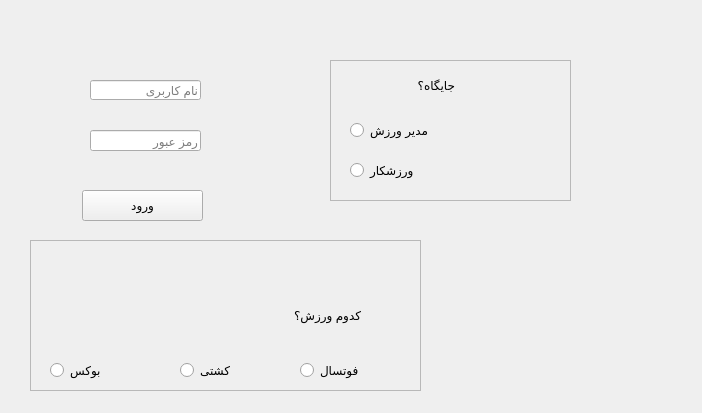
<?xml version="1.0" encoding="UTF-8"?>
<ui version="4.0">
 <class>login</class>
 <widget class="QWidget" name="login">
  <property name="geometry">
   <rect>
    <x>0</x>
    <y>0</y>
    <width>702</width>
    <height>413</height>
   </rect>
  </property>
  <property name="windowTitle">
   <string>Form</string>
  </property>
  <widget class="QLineEdit" name="lineEdit">
   <property name="geometry">
    <rect>
     <x>90</x>
     <y>80</y>
     <width>111</width>
     <height>20</height>
    </rect>
   </property>
   <property name="sizePolicy">
    <sizepolicy hsizetype="Preferred" vsizetype="Preferred">
     <horstretch>0</horstretch>
     <verstretch>0</verstretch>
    </sizepolicy>
   </property>
   <property name="focusPolicy">
    <enum>Qt::NoFocus</enum>
   </property>
   <property name="text">
    <string/>
   </property>
   <property name="placeholderText">
    <string>نام کاربری</string>
   </property>
  </widget>
  <widget class="QLineEdit" name="lineEdit_2">
   <property name="geometry">
    <rect>
     <x>90</x>
     <y>130</y>
     <width>111</width>
     <height>21</height>
    </rect>
   </property>
   <property name="sizePolicy">
    <sizepolicy hsizetype="Preferred" vsizetype="Preferred">
     <horstretch>0</horstretch>
     <verstretch>0</verstretch>
    </sizepolicy>
   </property>
   <property name="echoMode">
    <enum>QLineEdit::Password</enum>
   </property>
   <property name="placeholderText">
    <string>رمز عبور</string>
   </property>
  </widget>
  <widget class="QFrame" name="varzesh">
   <property name="geometry">
    <rect>
     <x>30</x>
     <y>240</y>
     <width>391</width>
     <height>151</height>
    </rect>
   </property>
   <property name="sizePolicy">
    <sizepolicy hsizetype="Preferred" vsizetype="Preferred">
     <horstretch>0</horstretch>
     <verstretch>0</verstretch>
    </sizepolicy>
   </property>
   <property name="frameShape">
    <enum>QFrame::StyledPanel</enum>
   </property>
   <property name="frameShadow">
    <enum>QFrame::Raised</enum>
   </property>
   <widget class="QRadioButton" name="coshti">
    <property name="geometry">
     <rect>
      <x>150</x>
      <y>120</y>
      <width>95</width>
      <height>20</height>
     </rect>
    </property>
    <property name="sizePolicy">
     <sizepolicy hsizetype="Preferred" vsizetype="Preferred">
      <horstretch>0</horstretch>
      <verstretch>0</verstretch>
     </sizepolicy>
    </property>
    <property name="text">
     <string>کشتی</string>
    </property>
   </widget>
   <widget class="QRadioButton" name="footsal">
    <property name="geometry">
     <rect>
      <x>270</x>
      <y>120</y>
      <width>91</width>
      <height>21</height>
     </rect>
    </property>
    <property name="sizePolicy">
     <sizepolicy hsizetype="Preferred" vsizetype="Preferred">
      <horstretch>0</horstretch>
      <verstretch>0</verstretch>
     </sizepolicy>
    </property>
    <property name="text">
     <string>فوتسال</string>
    </property>
   </widget>
   <widget class="QRadioButton" name="box">
    <property name="geometry">
     <rect>
      <x>20</x>
      <y>120</y>
      <width>95</width>
      <height>20</height>
     </rect>
    </property>
    <property name="sizePolicy">
     <sizepolicy hsizetype="Preferred" vsizetype="Preferred">
      <horstretch>0</horstretch>
      <verstretch>0</verstretch>
     </sizepolicy>
    </property>
    <property name="text">
     <string>بوکس</string>
    </property>
   </widget>
   <widget class="QLabel" name="label">
    <property name="geometry">
     <rect>
      <x>230</x>
      <y>60</y>
      <width>101</width>
      <height>31</height>
     </rect>
    </property>
    <property name="text">
     <string>کدوم ورزش؟</string>
    </property>
   </widget>
  </widget>
  <widget class="QFrame" name="jayegah">
   <property name="geometry">
    <rect>
     <x>330</x>
     <y>60</y>
     <width>241</width>
     <height>141</height>
    </rect>
   </property>
   <property name="frameShape">
    <enum>QFrame::StyledPanel</enum>
   </property>
   <property name="frameShadow">
    <enum>QFrame::Raised</enum>
   </property>
   <widget class="QRadioButton" name="modir">
    <property name="geometry">
     <rect>
      <x>20</x>
      <y>60</y>
      <width>95</width>
      <height>20</height>
     </rect>
    </property>
    <property name="text">
     <string>مدیر ورزش</string>
    </property>
   </widget>
   <widget class="QRadioButton" name="varzeshcar">
    <property name="geometry">
     <rect>
      <x>20</x>
      <y>100</y>
      <width>95</width>
      <height>20</height>
     </rect>
    </property>
    <property name="text">
     <string>ورزشکار</string>
    </property>
   </widget>
   <widget class="QLabel" name="label_2">
    <property name="geometry">
     <rect>
      <x>14</x>
      <y>10</y>
      <width>111</width>
      <height>31</height>
     </rect>
    </property>
    <property name="text">
     <string>جایگاه؟ </string>
    </property>
   </widget>
  </widget>
  <widget class="QPushButton" name="ok">
   <property name="geometry">
    <rect>
     <x>82</x>
     <y>190</y>
     <width>121</width>
     <height>31</height>
    </rect>
   </property>
   <property name="text">
    <string>ورود</string>
   </property>
  </widget>
 </widget>
 <resources/>
 <connections/>
</ui>
